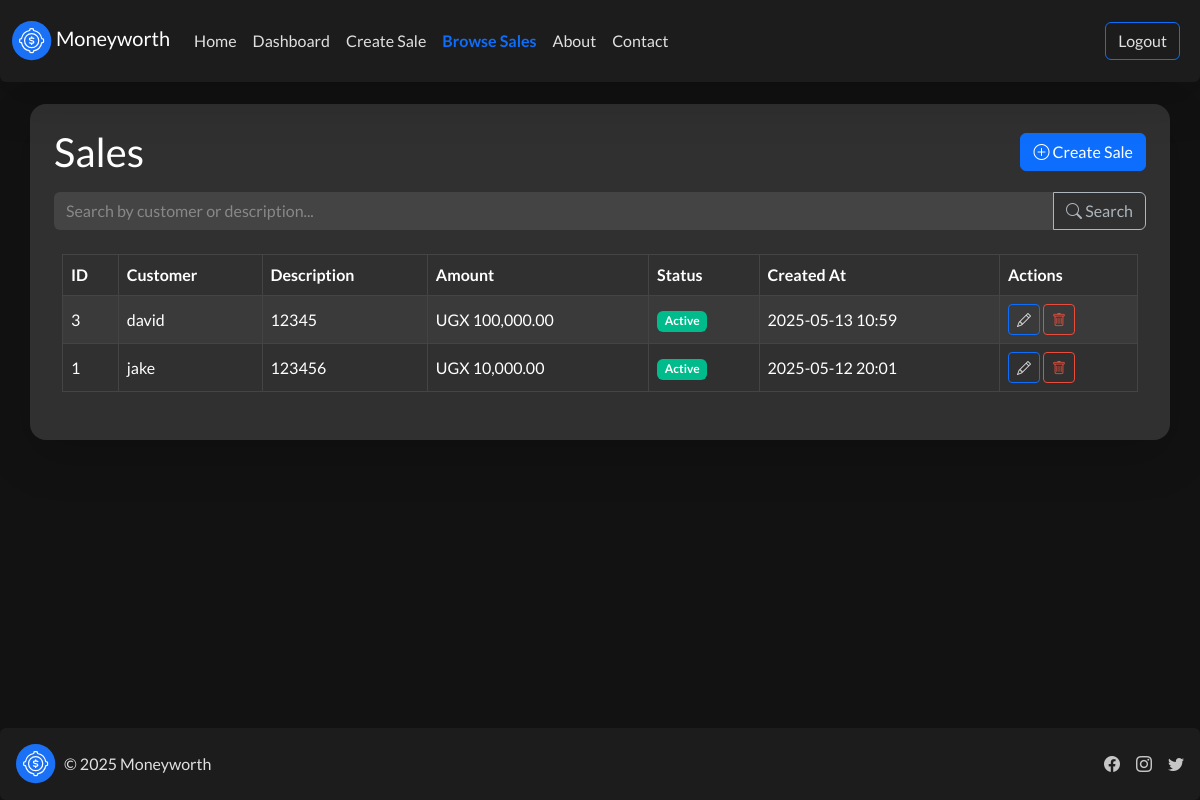
The app's page /sales/ (signed in), older data.
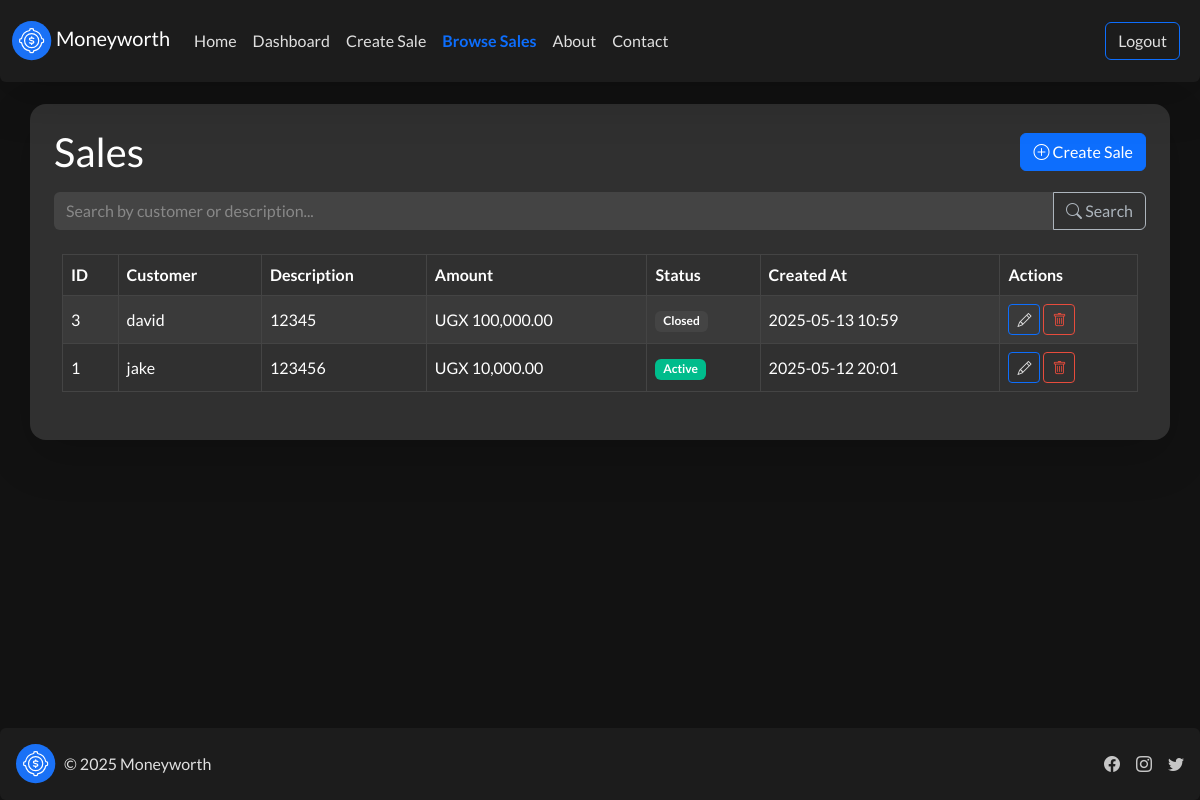
The same page, newer data.
### core/models.py (models this page shows, shortened)
class Sale(models.Model):
    STATUS_CHOICES = [
        ('active', 'Active'),
        ('pending', 'Pending'),
        ('completed', 'Completed'),
    ]
    customer = models.CharField(max_length=200)
    description = models.TextField()
    amount = models.DecimalField(max_digits=10, decimal_places=2)
    created_at = models.DateTimeField(auto_now_add=True)
    seller = models.ForeignKey(settings.AUTH_USER_MODEL, on_delete=models.CASCADE)
    status = models.CharField(max_length=10, choices=STATUS_CHOICES, default='pending')

### core/views.py (the view)
# urls.py: path('sales/',                          sale_list,                       name='browse_sales'),
@login_required
def sale_list(request):
    query = request.GET.get('q', '')
    sales = Sale.objects.filter(seller=request.user)
    if query:
        sales = sales.filter(
            Q(customer__icontains=query) | Q(description__icontains=query)
        )
    sales = sales.order_by('-created_at')
    return render(request, 'core/browse_sale.html', {'sales': sales})

### templates/core/browse_sale.html (shortened to what this page needs)
{% extends 'core/base.html' %}
{% load static %}
{% load humanize %}
{% block content %}
<div class="container bg-dark text-light rounded-4 p-4 mt-4 shadow-lg">
  <div class="d-flex justify-content-between align-items-center mb-3">
    <h2 class="mb-0 text-white">Sales</h2>
    <a href="{% url 'create_sale' %}" class="btn btn-primary">
      <i class="bi bi-plus-circle"></i> Create Sale
    </a>
  </div>
  <form method="get" class="mb-3">
    <div class="input-group">
      <input
        type="text"
        name="q"
        class="form-control bg-secondary text-light border-0"
        placeholder="Search by customer or description..."
        value="{{ request.GET.q }}"
      />
      <button class="btn btn-outline-light" type="submit">
        <i class="bi bi-search"></i> Search
      </button>
    </div>
  </form>
  <div class="table-responsive p-2">
    <table
      class="table table-hover table-striped align-middle table-dark table-bordered border-secondary"
    >
      <thead class="table-dark border-bottom border-secondary">
        <tr>
          <th>ID</th>
          <th>Customer</th>
          <th>Description</th>
          <th>Amount</th>
          <th>Status</th>
          <th>Created At</th>
          <th>Actions</th>
        </tr>
      </thead>
      <tbody>
        {% if sales %} {% for sale in sales %}
        <tr>
          <td>{{ sale.id }}</td>
          <td>{{ sale.customer }}</td>
          <td>{{ sale.description|truncatechars:50 }}</td>
          <td>UGX {{ sale.amount|intcomma }}</td>
          <td>
            {% if sale.status == 'active' %}
            <span class="badge bg-success">Active</span>
            {% elif sale.status == 'pending' %}
            <span class="badge bg-warning text-dark">Pending</span>
            {% elif sale.status == 'completed' %}
            <span class="badge bg-primary">Completed</span>
            {% else %}
            <span class="badge bg-secondary">{{ sale.status|capfirst }}</span>
            {% endif %}
          </td>
          <td>{{ sale.created_at|date:"Y-m-d H:i" }}</td>
          <td>
            <a
              href="{% url 'update_sale' sale.id %}"
              class="btn btn-sm btn-outline-primary"
              title="Edit Sale"
              data-bs-toggle="tooltip"
            >
              <i class="bi bi-pencil"></i>
            </a>
            <form
              action="{% url 'delete_sale' sale.id %}"
              method="post"
              style="display: inline"
            >
              <button
                type="submit"
                class="btn btn-sm btn-outline-danger"
                title="Delete Sale"
                data-bs-toggle="tooltip"
                onclick="return confirm('Are you sure you want to delete this sale?');"
              >
                <i class="bi bi-trash"></i>
              </button>
            </form>
          </td>
        </tr>
        {% endfor %} {% endif %}
      </tbody>
    </table>
  </div>
</div>
{% endblock %}

### templates/core/base.html (shortened to what this page needs)
{% load static %}
<!doctype html>
<html>
  <head>
    <link rel="stylesheet" href="https://cdn.jsdelivr.net/npm/bootswatch@5.3.2/dist/darkly/bootstrap.min.css" />
    <link rel="stylesheet" href="{% static 'css/bootstrap-icons.css' %}" />
  </head>
  <body>
    <nav class="navbar navbar-expand-lg rounded-bottom fixed-top shadow-lg">
      <div class="container-fluid">
        <a class="navbar-brand text-white" href="{% url 'home' %}">
          Moneyworth
        </a>
        <div class="navbar-collapse collapse" id="navbarsExample09">
          <ul class="navbar-nav me-auto mb-2 mb-lg-0">
            <li class="nav-item">
              <a
                class="nav-link{% if request.resolver_match.url_name == 'home' %} active{% endif %}"
                href="{% url 'home' %}"
              >
                Home
              </a>
            </li>
            {% if user.is_authenticated %}
            <li class="nav-item">
              <a
                class="nav-link{% if request.resolver_match.url_name == 'dashboard' %} active{% endif %}"
                href="{% url 'dashboard' %}">
                Dashboard
              </a>
            </li>
            <li class="nav-item">
              <a class="nav-link {% if request.resolver_match.url_name == 'create_sale' %} active{% endif %}"
              href="{% url 'create_sale' %}">
              Create Sale</a>
            </li>
            <li class="nav-item">
              <a class="nav-link {% if request.resolver_match.url_name == 'browse_sales' %} active{% endif %}"
              href="{% url 'browse_sales' %}">
                Browse Sales
              </a>
            </li>
            {% endif %}
            <li class="nav-item">
              <a class="nav-link {% if request.resolver_match.url_name == 'about' %} active{% endif %}"
              href="{% url 'about' %}">
                About
              </a>
            </li>
            <li class="nav-item">
              <a class="nav-link {% if request.resolver_match.url_name == 'contact' %} active{% endif %}"
              href="{% url 'contact' %}">
                Contact
              </a>
            </li>
          </ul>
          <div class="d-flex">
            {% if not user.is_authenticated %}
              <a class="btn btn-outline-primary me-2" href="{% url 'login' %}">Login</a>
              <a class="btn btn-primary" href="{% url 'register' %}">Register</a>
            {% else %}
              <form method="post" action="{% url 'logout' %}">
                <button class="btn btn-outline-primary me-2" type="submit">Logout</button>
              </form>
            {% endif %}
          </div>
        </div>
      </div>
    </nav>
    <main class="flex-grow-1 p-4" style="margin-top: 56px;">
      {% block content %}
      {% endblock %}
    </main>
    <footer class="d-flex flex-wrap justify-content-between align-items-center rounded py-3 px-3 mt-0">
      <div class="col-md-4 d-flex align-items-center">
        <a href="#" class="mb-3 me-2 mb-md-0 text-body-secondary text-decoration-none lh-1" aria-label="Bootstrap">
        </a>
        <span class="mb-3 mb-md-0">© 2025 Moneyworth</span>
      </div>
      <ul class="nav col-md-4 justify-content-end list-unstyled d-flex">
        <li class="ms-3">
          <a class="text-body-secondary" href="#" aria-label="Facebook">
            <i class="bi bi-facebook" style="font-size: 1rem;"></i>
          </a>
        </li>
        <li class="ms-3">
          <a class="text-body-secondary" href="#" aria-label="Instagram">
            <i class="bi bi-instagram" style="font-size: 1rem;"></i>
          </a>
        </li>
        <li class="ms-3">
          <a class="text-body-secondary" href="#" aria-label="Twitter">
            <i class="bi bi-twitter" style="font-size: 1rem;"></i>
          </a>
        </li>
      </ul>
    </footer>
  </body>
</html>

### templates/core/base.html (style rules this page uses)
body { min-height: 100vh; display: flex; flex-direction: column; background-color: #121212; color: #e0e0e0; }
main { flex: 1 0 auto; }
footer { flex-shrink: 0; background-color: #1c1c1c; color: #e0e0e0; }
.navbar { background-color: #1c1c1c; }
.navbar-nav .nav-link.active { font-weight: bold; color: #0d6efd !important; }
.navbar .nav-link { color: #e0e0e0; }
.btn-outline-primary { color: #e0e0e0; border-color: #0d6efd; }
.btn-primary { background-color: #0d6efd; border-color: #0d6efd; }
footer a { color: #e0e0e0; }

Row changes from the older to the newer data that the page shows:
changed Sale "david": status (not shown) → "Closed"; no longer shows "Active"
